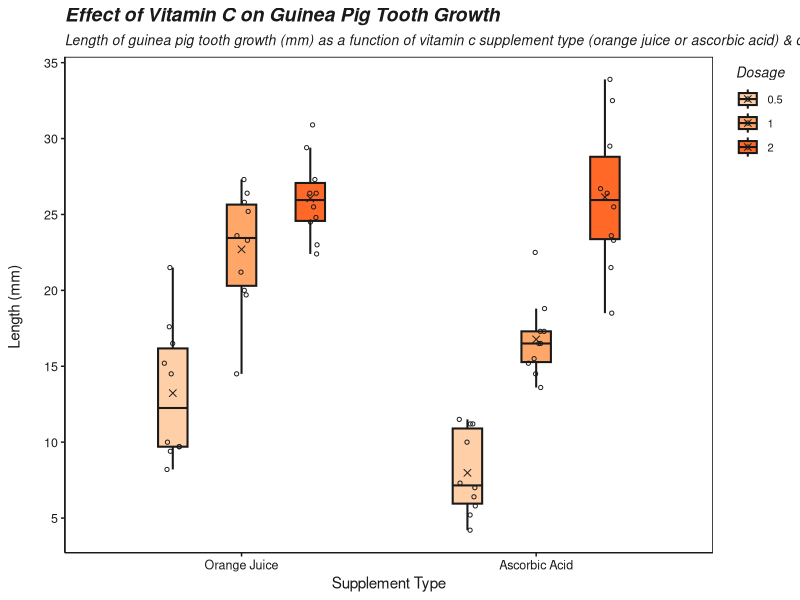
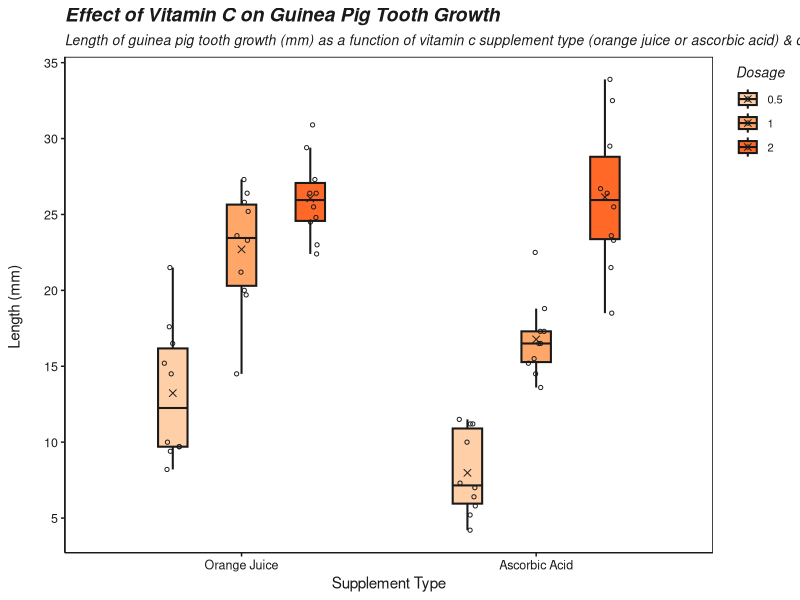

Source code (R) for these figures, in order:
## ---- chunk 1
knitr::opts_chunk$set(echo = TRUE)
## ---- chunk 2
library(tidyverse) #for ggplots
library(datasets) #to get Toothgrowth dataset

## ---- chunk 3
df <- data.frame(ToothGrowth)

str(df)
## ---- chunk 4
df$supp = factor(df$supp, levels=c("OJ", "VC"))
df$dose = factor(df$dose)

str(df)
## ---- chunk 5
tg_plot <- ggplot(df, aes(x=supp, y=len, fill = dose, color = supp))
## ---- chunk 6
my_plot <- tg_plot + 
  geom_boxplot(aes(fill = dose), color="grey10", alpha = 0.9, fatten = 1, 
               size = 0.7, width = 0.3, outlier.shape = NA, 
               position = position_dodge(width=0.7)) + #p_d = space between plots
  stat_summary(fun=mean, geom="point", shape=4, 
               size = 2, stroke = 0.5, color ="grey10",
               position = position_dodge(width=0.7)) + #displays mean 
  geom_point(color="grey10", size=1.1, shape=1,
             position=position_jitterdodge(dodge.width = 0.7, jitter.width = 0.15)) + 
  labs(y = 'Length (mm) \n', x = 'Supplement Type', 
       title = 'Effect of Vitamin C on Guinea Pig Tooth Growth',
       subtitle ='Length of guinea pig tooth growth (mm) as a function of vitamin c supplement type (orange juice or ascorbic acid) & dosage (mg/day).' ) + #manually sets axis names & titles
  scale_y_continuous(breaks=seq(0, 40, 5)) + # seq(lower, upper, divisions)
  scale_x_discrete(labels=c("Orange Juice", "Ascorbic Acid")) + #re-label x axis
  scale_fill_manual(name = "Dosage",
                    values=alpha(c("#ffc99d", "#ff9c59", "#ff580f", 0.9)),
                    breaks=c("0.5", "1", "2"),
                    labels=c("0.5", "1", "2"),
                    guide = guide_legend(title.position = "top")) + 
   theme(
    axis.line = element_line(linewidth =0.5, colour = "grey10"), # adds lines by the axes
    axis.title = element_text(family = "sans", size = 11, face="plain", colour = "grey10"), #axis title
    axis.text = element_text(family ="sans", size = 9, face = "plain", color ="grey10"), #axis labels 
    #axis.text.x = element_blank(),
    #axis.title.x = element_blank(),
    axis.ticks = element_line(linewidth =0.5, colour = "grey10"), # tick marks along axes
    panel.background = element_rect(fill = "white"), #specifies background of plot (inner bit with data)
    panel.border = element_rect(linetype = "solid", linewidth = 0.5, fill = NA), #plot borders
    panel.spacing = unit(0, "cm"),
    panel.grid.major = element_blank(),
    panel.grid.minor = element_blank(),
    #panel.grid.minor = element_line(linetype = "solid", linewidth = 0.2, color = "grey50"),
    #panel.grid.major = element_line(linetype = "solid", linewidth = 0.2, color = "grey90"),
    #panel.grid.minor = element_line(linetype = "solid", linewidth = 0.2, color = "grey50"),
    plot.title = element_text(family = "sans", size = 14,  face="bold.italic", colour = "grey10"),
    plot.subtitle = element_text(family = "sans", size = 10,  face="italic", colour = "grey10"),
    plot.background = element_rect(fill = "white"), # bg of entire plot (including axes region)
    #panel.grid= element_blank(),
    legend.position = "right",
    legend.justification = "top",
    legend.title = element_text(size = 10, face="italic", colour = "grey10"), 
    legend.key = element_rect(fill = "transparent"), # background of legend icon
    #legend.title.align = (0.5), # centres legend title
    legend.text = element_text(family = "sans", size = 8, face="plain", colour = "grey10"),
    #legend.background = element_rect(fill="white", linewidth=0.5, linetype="solid", colour = "grey10"),
    legend.background = element_rect(fill="white"), #no box
    legend.box = "horizontal", 
    legend.spacing.x = unit(0.1, 'cm'), #spacing between text & key
    legend.spacing.y = unit(0.2, 'cm'), #spacing between text & key
    legend.direction = "vertical", 
    #strip.text = element_text(family ="sans", size = 11, face = "plain", color ="grey10"), #FcW title
    #strip.text = element_blank(),
    #strip.background = element_rect(color = "grey10", fill = "grey90"), 
  )

plot(my_plot)

## ---- chunk 7
plot(my_plot)
